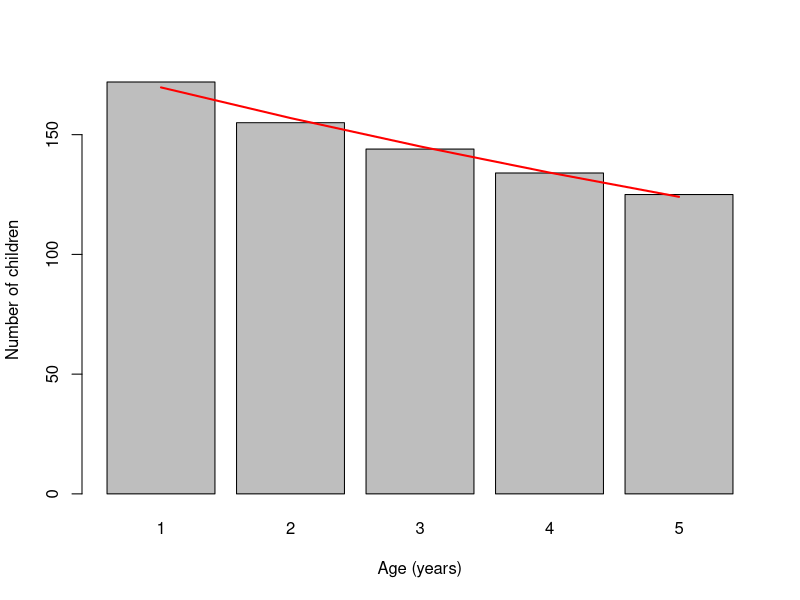
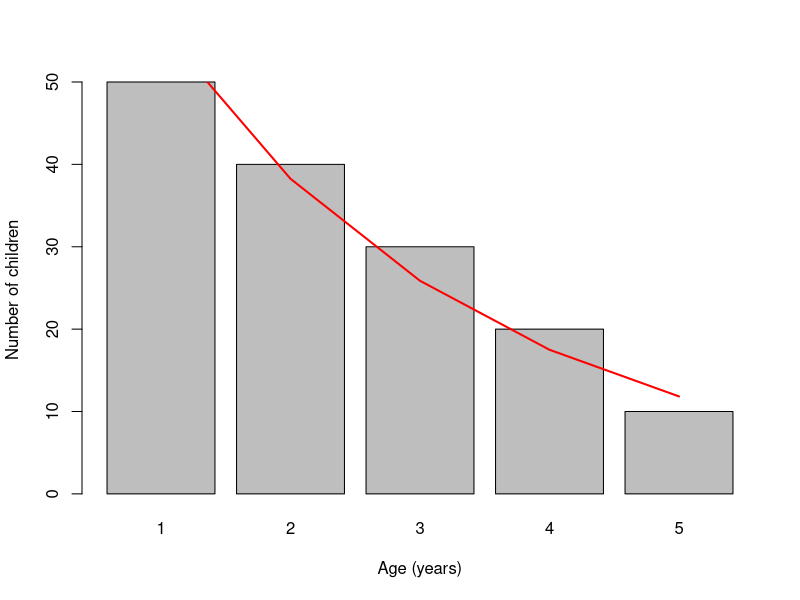

Write the R code that produced these figures, in order.
## ---- chunk 1
knitr::opts_chunk$set(
  echo = TRUE,
  collapse = TRUE,
  comment = "#>",
  fig.path = "figures/"
)

kids <- c(172, 155, 144, 134, 125)
cleft <- c(50, 40, 30, 20, 10)
ages <- c (1, 2, 3, 4, 5)
model <- lm(log(kids) ~ ages)
model

tab <- as.table(kids)
names(tab) <- ages
u5mr <- abs(coef(model)[2]) * 10000 / 365.25
names(u5mr) <- "u5mr"
u5mr

## expected numbers
expected.s0 <- exp(model$coefficients[2] * ages)
expected.p0 <- expected.s0 /  sum(expected.s0)
expected.n0 <- expected.p0 * sum(kids)


cleft.model <- lm(log(cleft) ~ ages)
cleft.model
tabx <- as.table(cleft)
names(tabx) <- ages
cleft.u5mr <- abs(coef(cleft.model)[2]) * 10000 / 365.25
names(cleft.u5mr) <- "cleft.u5mr"
cleft.u5mr

## expected numbers
expected.s1 <- exp(cleft.model$coefficients[2] * ages)
expected.p1 <- expected.s1 /  sum(expected.s1)
expected.n1 <- expected.p1* sum(cleft)
## ---- chunk 2
bp <- barplot(tab, xlab = "Age (years)", ylab = "Number of children")
lines(bp[,1], expected.n0, lwd = 2, col = "red")
## ---- chunk 3
bp <- barplot(tabx, xlab = "Age (years)", ylab = "Number of children")
lines(bp[,1], expected.n1, lwd = 2, col = "red")
